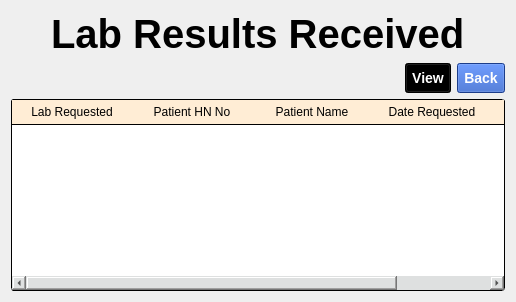
                 <widget class="QWidget" name="received_replies_page">
                  <layout class="QVBoxLayout" name="verticalLayout_66">
                   <item>
                    <layout class="QHBoxLayout" name="horizontalLayout_119">
                     <item>
                      <spacer name="horizontalSpacer_134">
                       <property name="orientation">
                        <enum>Qt::Horizontal</enum>
                       </property>
                       <property name="sizeHint" stdset="0">
                        <size>
                         <width>40</width>
                         <height>20</height>
                        </size>
                       </property>
                      </spacer>
                     </item>
                     <item>
                      <widget class="QLabel" name="label_86">
                       <property name="styleSheet">
                        <string notr="true">font:30pt;
font-weight: bold; </string>
                       </property>
                       <property name="text">
                        <string>Lab Results Received</string>
                       </property>
                      </widget>
                     </item>
                     <item>
                      <spacer name="horizontalSpacer_135">
                       <property name="orientation">
                        <enum>Qt::Horizontal</enum>
                       </property>
                       <property name="sizeHint" stdset="0">
                        <size>
                         <width>40</width>
                         <height>20</height>
                        </size>
                       </property>
                      </spacer>
                     </item>
                    </layout>
                   </item>
                   <item>
                    <layout class="QHBoxLayout" name="horizontalLayout_120">
                     <item>
                      <spacer name="horizontalSpacer_136">
                       <property name="orientation">
                        <enum>Qt::Horizontal</enum>
                       </property>
                       <property name="sizeHint" stdset="0">
                        <size>
                         <width>40</width>
                         <height>20</height>
                        </size>
                       </property>
                      </spacer>
                     </item>
                     <item>
                      <widget class="QPushButton" name="viewButton">
                       <property name="styleSheet">
                        <string notr="true">QPushButton#viewButton {
	background-color: black;
	color: white;
	padding: 6px;
    font: bold 14px;
}
QPushButton#viewButton:hover {
    background-color: white;
	color: black;
    border-style: inset;
}</string>
                       </property>
                       <property name="text">
                        <string>View</string>
                       </property>
                      </widget>
                     </item>
                     <item>
                      <widget class="QPushButton" name="backBT">
                       <property name="styleSheet">
                        <string notr="true">QPushButton#backBT {
	background-color: rgb(39, 86, 193);
	color: white;
	padding: 6px;
    font: bold 14px;
}
QPushButton#backBT:hover {
    background-color: black;
	color: white;
    border-style: inset;
}</string>
                       </property>
                       <property name="text">
                        <string>Back</string>
                       </property>
                      </widget>
                     </item>
                    </layout>
                   </item>
                   <item>
                    <widget class="QTableWidget" name="lab_requests_table_2">
                     <property name="styleSheet">
                      <string notr="true">QScrollBar{
	background-color: rgb(222, 224, 224);
}
QTableWidget{
	background-color: rgb(255, 255, 255);
	border-radius: 3px;
	border: 1px solid black;
}

QHeaderView::section{
	background-color: rgb(255, 237, 213);
	border: none;
	border-bottom: 1px solid black;
	padding: 3px 5px;
}

QHeaderView::item{
	border-bottom: 1px solid black;
	background-color: rgb(255, 255, 246);
	text-align: left;
	padding-left: 3px;
}


</string>
                     </property>
                     <attribute name="horizontalHeaderDefaultSectionSize">
                      <number>120</number>
                     </attribute>
                     <attribute name="horizontalHeaderStretchLastSection">
                      <bool>true</bool>
                     </attribute>
                     <attribute name="verticalHeaderVisible">
                      <bool>false</bool>
                     </attribute>
                     <column>
                      <property name="text">
                       <string>Lab Requested</string>
                      </property>
                     </column>
                     <column>
                      <property name="text">
                       <string>Patient HN No</string>
                      </property>
                     </column>
                     <column>
                      <property name="text">
                       <string>Patient Name</string>
                      </property>
                     </column>
                     <column>
                      <property name="text">
                       <string>Date Requested</string>
                      </property>
                     </column>
                     <column>
                      <property name="text">
                       <string>Time Requested</string>
                      </property>
                     </column>
                    </widget>
                   </item>
                  </layout>
                 </widget>
